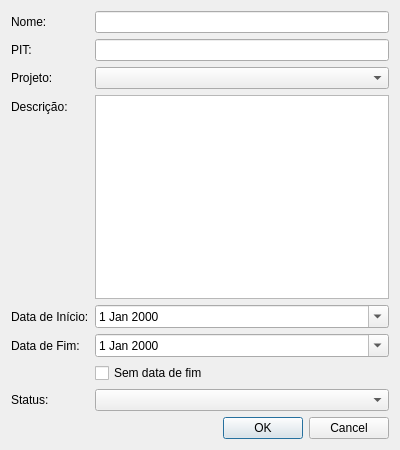
<?xml version="1.0" encoding="UTF-8"?>
<!-- Path: gui\lotes\edit_lote_dialog.ui -->
<ui version="4.0">
 <class>EditLoteDialog</class>
 <widget class="QDialog" name="EditLoteDialog">
  <property name="geometry">
   <rect>
    <x>0</x>
    <y>0</y>
    <width>400</width>
    <height>450</height>
   </rect>
  </property>
  <property name="windowTitle">
   <string>Editar Lote</string>
  </property>
  <layout class="QVBoxLayout" name="verticalLayout">
   <item>
    <layout class="QFormLayout" name="formLayout">
     <item row="0" column="0">
      <widget class="QLabel" name="nameLabel">
       <property name="text">
        <string>Nome:</string>
       </property>
      </widget>
     </item>
     <item row="0" column="1">
      <widget class="QLineEdit" name="nameLineEdit"/>
     </item>
     <item row="1" column="0">
      <widget class="QLabel" name="pitLabel">
       <property name="text">
        <string>PIT:</string>
       </property>
      </widget>
     </item>
     <item row="1" column="1">
      <widget class="QLineEdit" name="pitLineEdit"/>
     </item>
     <item row="2" column="0">
      <widget class="QLabel" name="projectLabel">
       <property name="text">
        <string>Projeto:</string>
       </property>
      </widget>
     </item>
     <item row="2" column="1">
      <widget class="QComboBox" name="projectComboBox"/>
     </item>
     <item row="3" column="0">
      <widget class="QLabel" name="descriptionLabel">
       <property name="text">
        <string>Descrição:</string>
       </property>
      </widget>
     </item>
     <item row="3" column="1">
      <widget class="QTextEdit" name="descriptionTextEdit"/>
     </item>
     <item row="4" column="0">
      <widget class="QLabel" name="startDateLabel">
       <property name="text">
        <string>Data de Início:</string>
       </property>
      </widget>
     </item>
     <item row="4" column="1">
      <widget class="QDateEdit" name="startDateEdit">
       <property name="calendarPopup">
        <bool>true</bool>
       </property>
      </widget>
     </item>
     <item row="5" column="0">
      <widget class="QLabel" name="endDateLabel">
       <property name="text">
        <string>Data de Fim:</string>
       </property>
      </widget>
     </item>
     <item row="5" column="1">
      <widget class="QDateEdit" name="endDateEdit">
       <property name="calendarPopup">
        <bool>true</bool>
       </property>
      </widget>
     </item>
     <item row="6" column="1">
      <widget class="QCheckBox" name="endDateCheckBox">
       <property name="text">
        <string>Sem data de fim</string>
       </property>
      </widget>
     </item>
     <item row="7" column="0">
      <widget class="QLabel" name="statusLabel">
       <property name="text">
        <string>Status:</string>
       </property>
      </widget>
     </item>
     <item row="7" column="1">
      <widget class="QComboBox" name="statusComboBox"/>
     </item>
    </layout>
   </item>
   <item>
    <widget class="QDialogButtonBox" name="buttonBox">
     <property name="orientation">
      <enum>Qt::Horizontal</enum>
     </property>
     <property name="standardButtons">
      <set>QDialogButtonBox::Cancel|QDialogButtonBox::Ok</set>
     </property>
    </widget>
   </item>
  </layout>
 </widget>
 <resources/>
 <connections>
  <connection>
   <sender>buttonBox</sender>
   <signal>accepted()</signal>
   <receiver>EditLoteDialog</receiver>
   <slot>accept()</slot>
   <hints>
    <hint type="sourcelabel">
     <x>248</x>
     <y>254</y>
    </hint>
    <hint type="destinationlabel">
     <x>157</x>
     <y>274</y>
    </hint>
   </hints>
  </connection>
  <connection>
   <sender>buttonBox</sender>
   <signal>rejected()</signal>
   <receiver>EditLoteDialog</receiver>
   <slot>reject()</slot>
   <hints>
    <hint type="sourcelabel">
     <x>316</x>
     <y>260</y>
    </hint>
    <hint type="destinationlabel">
     <x>286</x>
     <y>274</y>
    </hint>
   </hints>
  </connection>
 </connections>
</ui>
